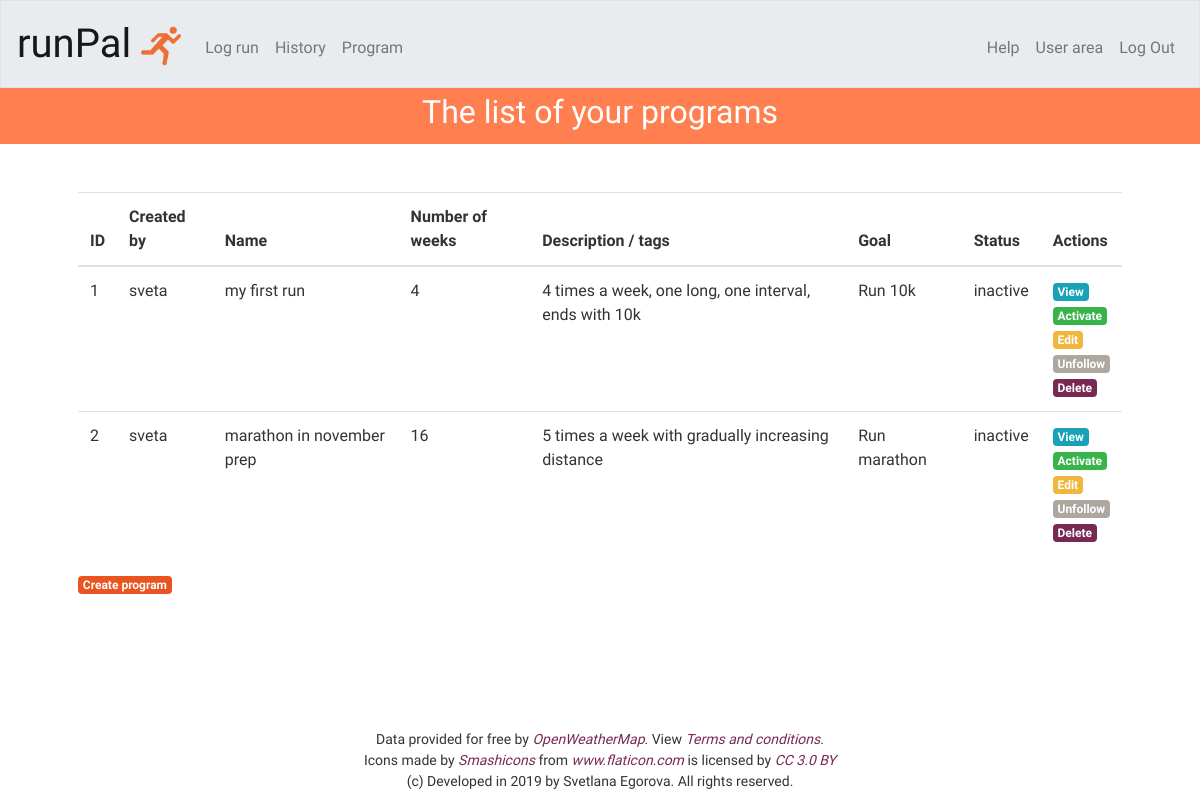
The page /programs (signed in) on the database its author committed.
### tables this page shows
CREATE TABLE "users"
(
	user_id integer not null
		constraint users_pk
			primary key autoincrement,
	username varchar(255) not null,
	hash varchar(255) not null,
	name varchar(255) not null,
	birthday date,
	gender int,
	height int,
	weight int,
	activity_level int
);

CREATE TABLE "programs"
(
	id integer not null
		constraint programs_pk
			primary key autoincrement,
	follower_id int not null,
	author_id int not null,
	prog_name varchar(255) not null,
	weeks int not null,
	description text,
	goal int
, status int default 0);

### application.py (the view)
@app.route("/programs", methods=["GET"])
@login_required
def show_programs():
    programs = programRepo.get_prog_by_id(session["user_id"])
    goals = ["", "Start running", "Keep fit", "Loose weight", "Run 10k", "Run half marathon", "Run marathon", "Other"]
    status = ["inactive", "active"]
    result = []
    for program in programs:
        result.append({
            "id": program["id"],
            "author": userRepo.get_info_by_id(program["author_id"])[0]["username"],
            "name": program["prog_name"],
            "weeks": program["weeks"],
            "description": program["description"],
            "goal": goals[program["goal"]],
            "status": status[program["status"]]
                      })
    return render_template("programs.html", programs=result)

### ProgramRepository.py (called while the page is built)
    def get_prog_by_id(self, user_id):
        return self.db.execute("SELECT * FROM programs WHERE follower_id = :follower_id", follower_id=user_id)

### UserRepository.py (called while the page is built)
    def get_info_by_id(self, id):
        return self.db.execute("SELECT * FROM users WHERE user_id = :id", id=id)

### application.py (called while the page is built)
@app.after_request
def after_request(response):
    response.headers["Cache-Control"] = "no-cache, no-store, must-revalidate"
    response.headers["Expires"] = 0
    response.headers["Pragma"] = "no-cache"
    return response

### helpers.py (called while the page is built)
def login_required(f):
    @wraps(f)
    def decorated_function(*args, **kwargs):
        if session.get("user_id") is None:
            return redirect("/login")
        return f(*args, **kwargs)
    return decorated_function

### templates/programs.html (shortened to what this page needs)
{% extends "layout.html" %}
{% block main %}
    <p class="text-main-line except-main">The list of your programs</p>
    <div class="container p-5">
        <table class="table">
            <thead>
            <tr>
                <th scope="col">ID</th>
                <th scope="col">Created by</th>
                <th scope="col">Name</th>
                <th scope="col">Number of weeks</th>
                <th scope="col">Description / tags</th>
                <th scope="col">Goal</th>
                <th scope="col">Status</th>
                <th scope="col">Actions</th>
            </tr>
            </thead>
            <tbody>
            {% for item in programs %}
                <tr>
                    <td> {{ item['id'] }} </td>
                    <td> {{ item['author'] }} </td>
                    <td> {{ item['name'] }} </td>
                    <td> {{ item['weeks'] }} </td>
                    <td> {{ item['description'] }} </td>
                    <td> {{ item['goal'] }} </td>
                    <td> {{ item['status'] }} </td>
                    <td><a href="#" class="badge badge-info">View</a><br>
                        <a href="#" class="badge badge-success">Activate</a><br>
                        <a href="#" class="badge badge-warning">Edit</a><br>
                        <a href="#" class="badge badge-secondary">Unfollow</a><br>
                        <a href="#" class="badge badge-dark">Delete</a></td>
                </tr>
            {% endfor %}
            </tbody>
        </table>
        <a href="/create-program" class="badge badge-primary">Create program</a>
    </div>
{% endblock %}

### static/styles.css (style rules this page uses)
main .text-main-line { background-color: coral; color: white; font-family: 'Raleway', sans-serif; font-size: 48px; padding-bottom: 8px; text-align: center; margin-bottom: 0; }
main .except-main { font-size: 32px; font-family: 'Kaushan Script', cursive; }

### rows shown on the page
users: author "sveta" "sveta"
programs: name "my first run", description "4 times a week, one long, one interval, ends with 10k"
programs: name "marathon in november prep", description "5 times a week with gradually increasing distance"

### other values the page prints
{{ item['id'] }} "1" "2"
{{ item['weeks'] }} "4" "16"
{{ item['goal'] }} "Run 10k" "Run marathon"
{{ item['status'] }} "inactive" "inactive"
